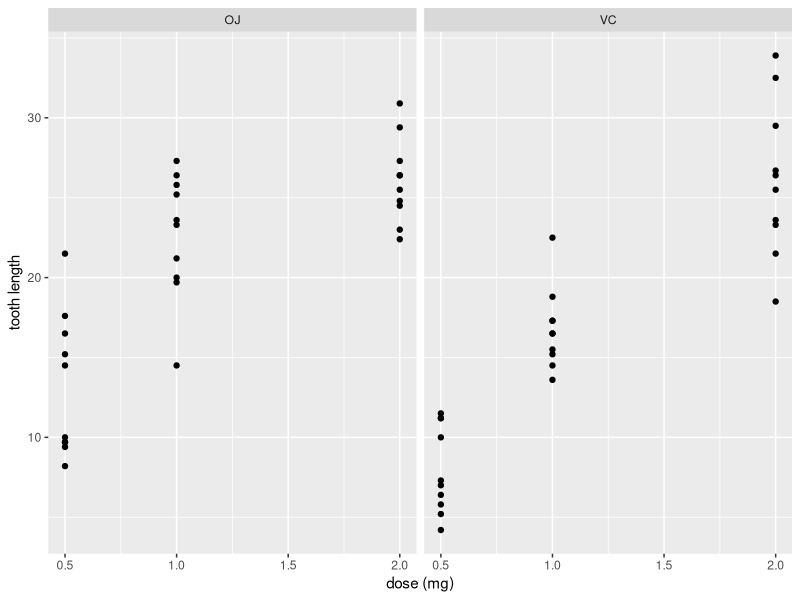
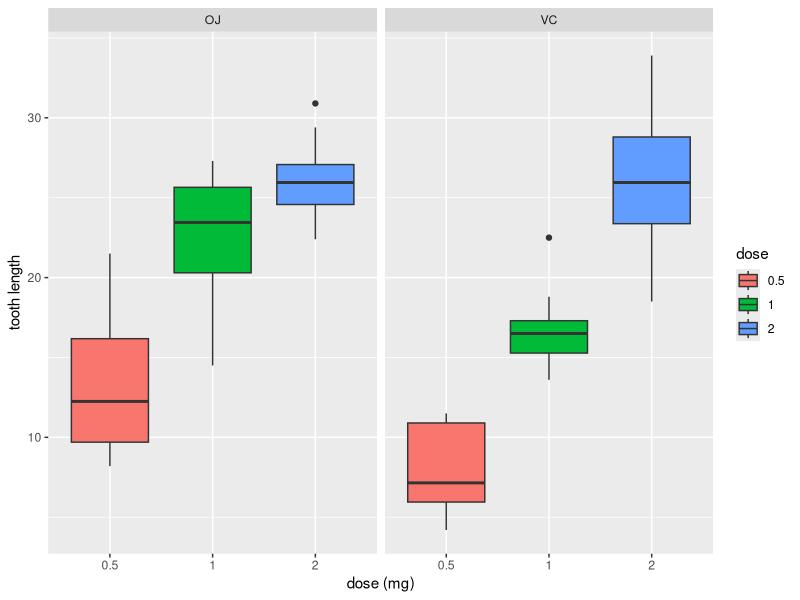

The R script that drew these images, in order:
## ---- chunk 1
library(datasets)
library(ggplot2)

df = ToothGrowth
## ---- chunk 2
str(df)
## ---- chunk 3
summary(df)
## ---- chunk 4
ggplot(df, aes(x=dose, y=len)) + 
geom_point() + 
facet_grid(.~supp) +
labs(x="dose (mg)", y="tooth length")
## ---- chunk 5
df$dose = as.factor(df$dose)

ggplot(df, aes(x=dose, y=len, fill=dose)) + 
geom_boxplot() + 
facet_grid(.~supp) +
labs(x="dose (mg)", y="tooth length")
## ---- chunk 6
subset.OJ = df$len[df$supp=="OJ" & df$dose=="0.5"] # subsetting the guinea pigs which were given Orange Juice
subset.VC = df$len[df$supp=="VC" & df$dose=="0.5"] # subsetting the guinea pigs which were given Vitamin C

mean.OJ = mean(subset.OJ) # calculating the sample mean for OJ subset
mean.VC = mean(subset.VC) # calculating the sample mean for VC subset

sd.OJ = sd(subset.OJ) # calculating the sample variance for OJ subset
sd.VC = sd(subset.VC) # calculating the sample variance for VC subset

n.OJ = length(subset.OJ) # obtaining the number of observations for OJ
n.VC = length(subset.VC) # obtaining the number of observations for VC

err.OJ = (sd.OJ^2/n.OJ) # squared standard error for OJ
err.VC = (sd.VC^2/n.VC) # squared standard error for VC

dof = (err.OJ + err.VC)^2/(err.OJ^2/(n.OJ-1)+err.VC^2/(n.VC-1)) # degrees of freedom
t = (mean.OJ - mean.VC)/sqrt(err.OJ + err.VC) # t-statistic
p.value = pt(t,dof) # p-value
conf.int = (mean.OJ - mean.VC) + c(-1,1)*qt(0.975,dof)*sqrt(err.OJ+err.VC) # 95% confidence interval
## ---- chunk 7
subset.OJ = df$len[df$supp=="OJ" & df$dose=="1"] # subsetting the guinea pigs which were given Orange Juice
subset.VC = df$len[df$supp=="VC" & df$dose=="1"] # subsetting the guinea pigs which were given Vitamin C

t.test(subset.OJ, subset.VC, var.equal = FALSE, paired = FALSE, alternative="two.sided")
## ---- chunk 8
subset.OJ = df$len[df$supp=="OJ" & df$dose=="2"] # subsetting the guinea pigs which were given Orange Juice
subset.VC = df$len[df$supp=="VC" & df$dose=="2"] # subsetting the guinea pigs which were given Vitamin C

t.test(subset.OJ, subset.VC, var.equal = FALSE, paired = FALSE, alternative="two.sided")
